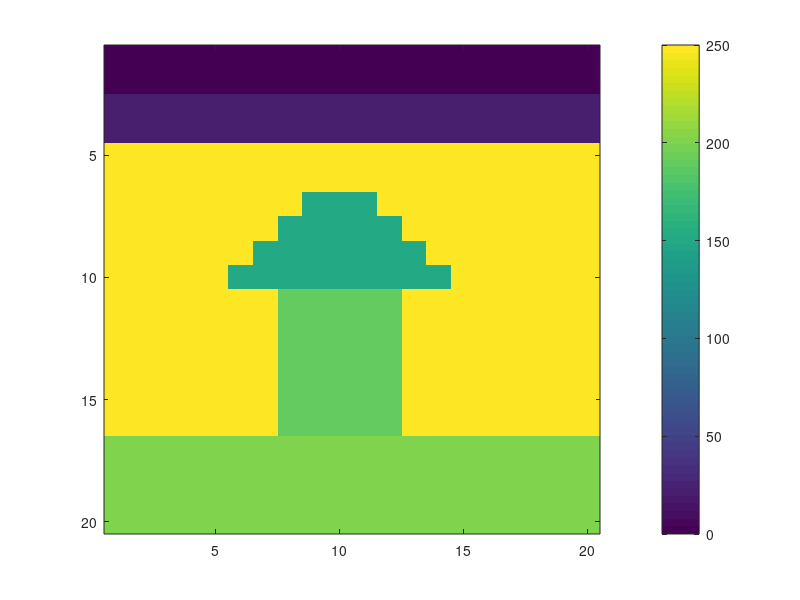

The MATLAB source for this figure:
C = zeros(20,20);
C(:,:) = 250;

%sky
C(1:2,:) = 0;
C(3:4,:) = 20;

%ground
C(17:20,:) = 200;

%trr trunk
C(11:16, 8:12) = 190;

% leaves
a= 150;
C(10, 6:14) = a;
C(9, 7:13) = a;
C(8, 8:12) = a;
C(7, 9:11) = a;


% neeed different function
image(C, 'CDataMapping','scaled')
colorbar